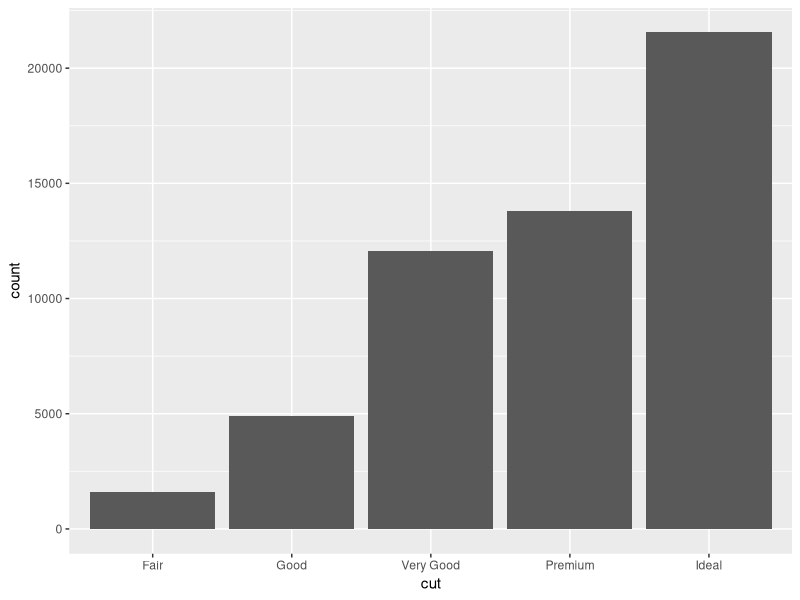
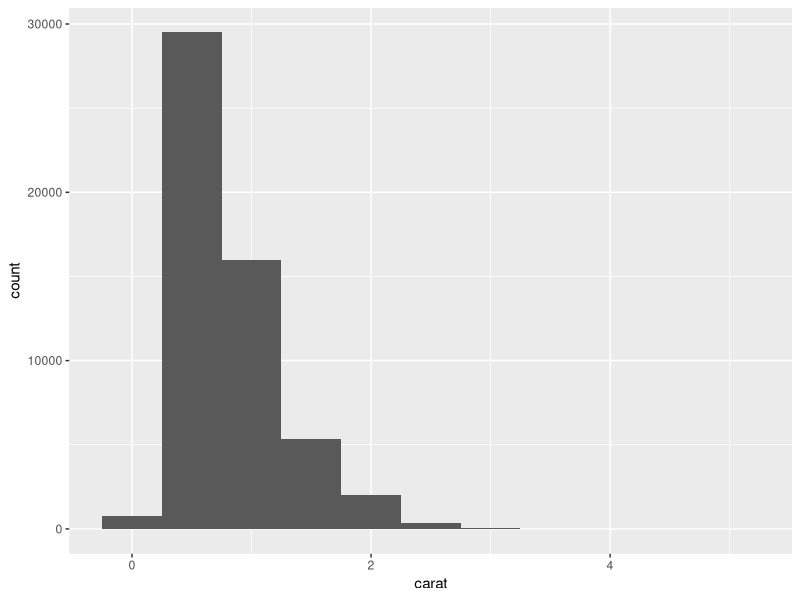
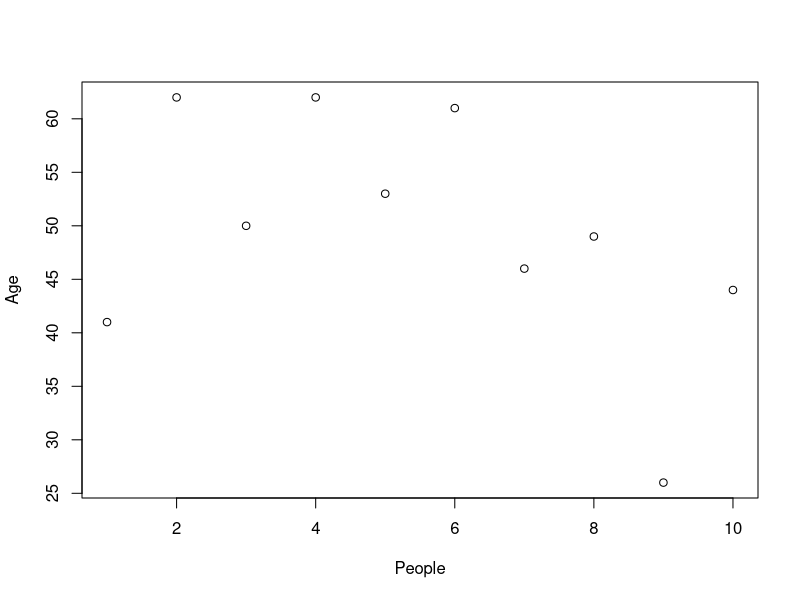

Recreate these plots in R, in order.
## ---- chunk 1
a <- c(1.8, 4.5, 3.3, 0.3)
print(typeof(a))
## ---- chunk 2
x <- rnorm(5)
print(x)
print(sum(x))
## ---- chunk 3
x <- seq(1, 5)
print(x)
## ---- chunk 4
y <- seq(-1, 0, by=0.1)
print(y)
## ---- chunk 5
vector1 <- c(2,9,3)
vector2 <- c(10,16,17,13,11,15)

colnames = c("Col1", "Col2", "Col3")
rownames = c("Row1", "Row2", "Row3")
result <- array(c(vector1,vector2),dim = c(3,3), dimnames = list(colnames,rownames))

print(result)
## ---- chunk 6
m = matrix(0.0, nrow=2, ncol=3) # 2x3
print(m)
## ---- chunk 7
print(class(m))
## ---- chunk 8
print(typeof(m))
## ---- chunk 9
print(length(m))
## ---- chunk 10
lst <- list(name = "Sid", height = "6", num_children = 3, child_ages = c(6, 7, 9))
print(lst[[1]])
print(lst$height)
## ---- chunk 11
print(lst[[4]][1])
## ---- chunk 12
measrmts <- data.frame(gender = c("F", "M", "M"), ht = c(180, 155, 165), wt = c(60, 80, 75))
print(measrmts)
print(measrmts[1, 2])
## ---- chunk 13
class(measrmts$gender)
## ---- chunk 14
my_data = read.csv("test.csv")
print(head(my_data))
## ---- chunk 15
print(dim(my_data))
## ---- chunk 16
write.csv(measrmts, file="measurements.csv")
## ---- chunk 17
library('ggplot2')
## ---- chunk 18
df <- diamonds
print(dim(df))
print(head(df))
## ---- chunk 19
ggplot(data = df) + geom_bar(mapping = (aes(x = cut)))
## ---- chunk 20
ggplot(data = diamonds) + geom_histogram(mapping = aes(x = carat), binwidth = 0.5)
## ---- chunk 21
plot(my_data$age, ylab = "Age", xlab = "People")
